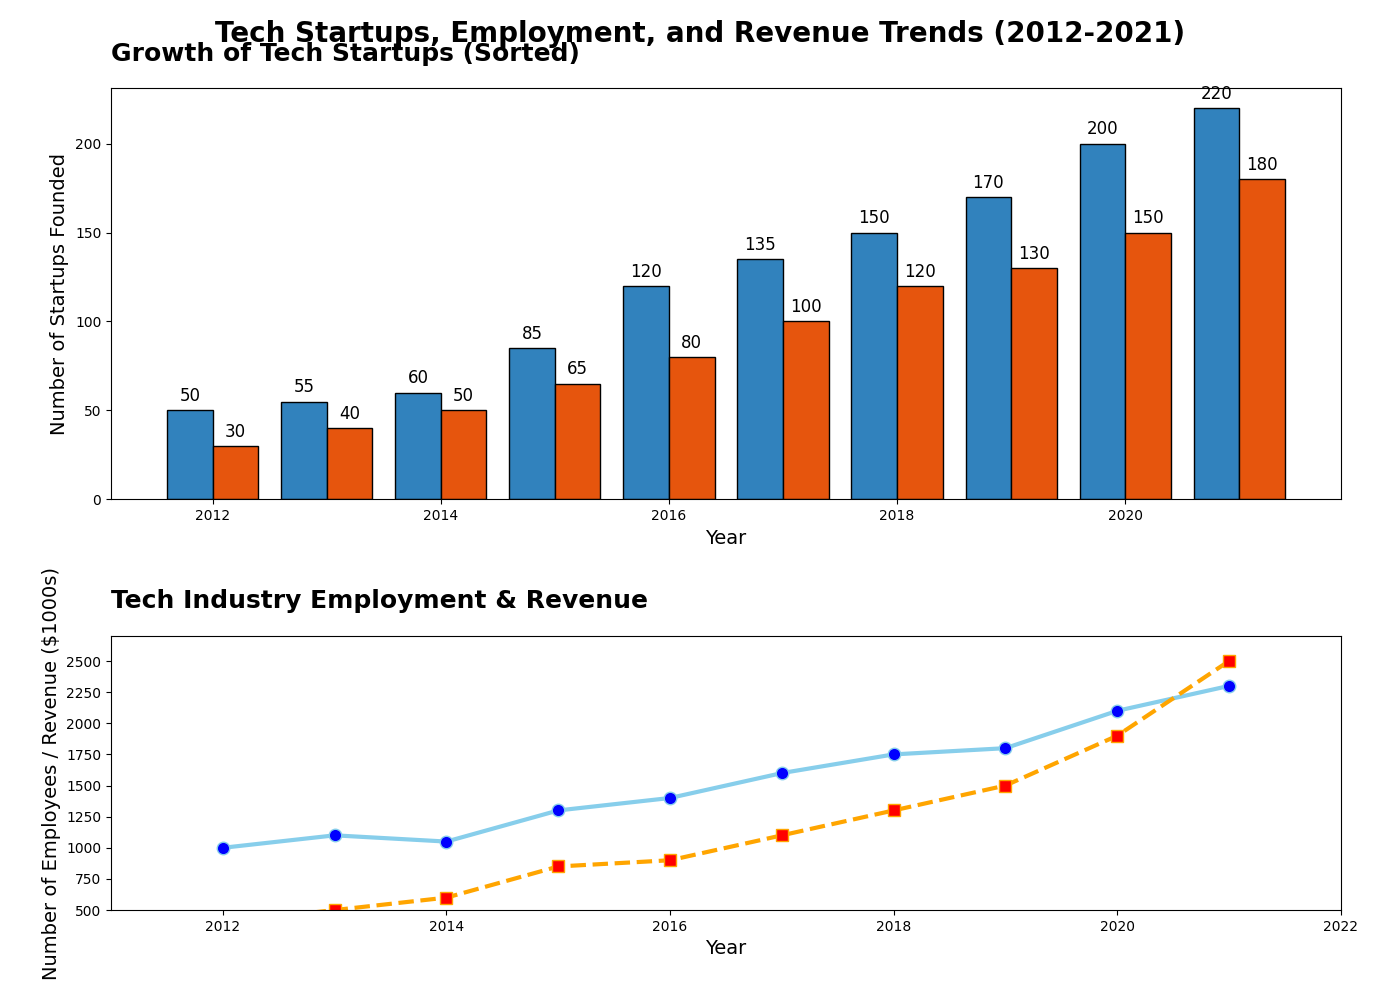

The Python source for this figure:
import matplotlib.pyplot as plt
import numpy as np

years = np.arange(2012, 2022)
startups_founded = [50, 55, 60, 85, 120, 135, 150, 170, 200, 220]
startups_founded_region2 = [30, 40, 50, 65, 80, 100, 120, 130, 150, 180]

years_sorted_indices = np.argsort(startups_founded)
startups_founded_sorted = np.array(startups_founded)[years_sorted_indices]
years_sorted = np.array(years)[years_sorted_indices]

years_sorted_indices_region2 = np.argsort(startups_founded_region2)
startups_founded_region2_sorted = np.array(startups_founded_region2)[years_sorted_indices_region2]
years_sorted_region2 = np.array(years)[years_sorted_indices_region2]

years_line = np.arange(2012, 2022)
employees = [1000, 1100, 1050, 1300, 1400, 1600, 1750, 1800, 2100, 2300]
revenue = [400, 500, 600, 850, 900, 1100, 1300, 1500, 1900, 2500]

fig, (ax1, ax2) = plt.subplots(2, 1, figsize=(14, 10), gridspec_kw={'height_ratios': [3, 2]})

ax1.bar(years_sorted - 0.2, startups_founded_sorted, width=0.4, color=plt.cm.tab20c(0), edgecolor='black')
ax1.bar(years_sorted_region2 + 0.2, startups_founded_region2_sorted, width=0.4, color=plt.cm.tab20c(4), edgecolor='black')

ax1.set_title('Growth of Tech Startups (Sorted)', fontsize=18, weight='bold', loc='left', pad=20)
ax1.set_xlabel('Year', fontsize=14)
ax1.set_ylabel('Number of Startups Founded', fontsize=14)

for bar, value in zip(ax1.patches, list(startups_founded_sorted) + list(startups_founded_region2_sorted)):
    ax1.text(bar.get_x() + bar.get_width() / 2, bar.get_height() + 3, f'{value}', ha='center', va='bottom', fontsize=12)

ax2.plot(years_line, employees, marker='o', color='skyblue', markerfacecolor='blue', markersize=9, linewidth=3)
ax2.plot(years_line, revenue, marker='s', color='orange', markerfacecolor='red', markersize=9, linewidth=3, linestyle='--')

ax2.set_title('Tech Industry Employment & Revenue', fontsize=18, weight='bold', loc='left', pad=20)
ax2.set_xlabel('Year', fontsize=14)
ax2.set_ylabel('Number of Employees / Revenue ($1000s)', fontsize=14)
ax2.set_xlim(2011, 2022)
ax2.set_ylim(500, 2700)

fig.tight_layout(pad=3.0)
fig.suptitle('Tech Startups, Employment, and Revenue Trends (2012-2021)', fontsize=20, weight='bold')
plt.show()
